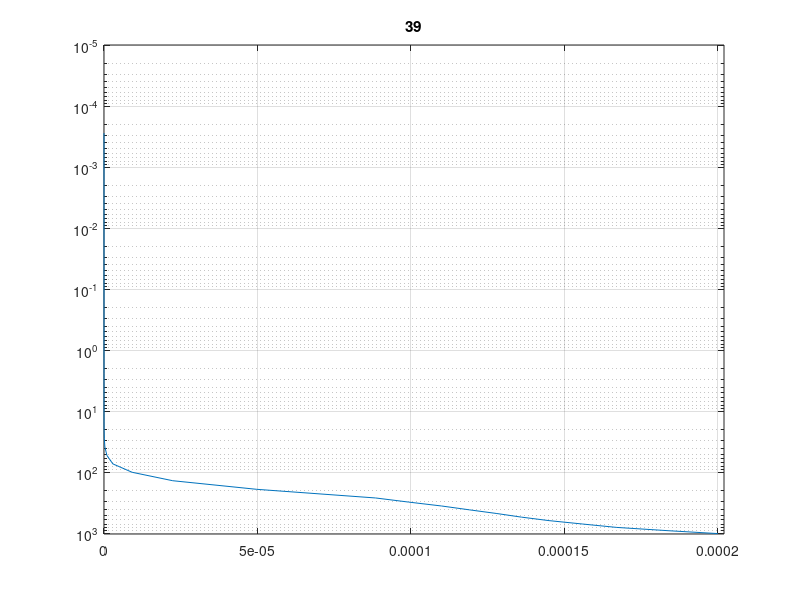

This chart was generated by the following MATLAB code: (Note: this script raises an error after producing the figure.)
%% from zpt07502.dat
salmon_pressure = [...
  2.7734e-04,  8.2020e-04,  1.7338e-03,  4.2167e-03,  9.4558e-03,...
  2.0262e-02,  4.2702e-02,  8.8683e-02,  1.8070e-01,  3.5719e-01,...
  6.6341e-01,  8.3218e-01,  1.0528e+00,  1.3522e+00,  1.7990e+00,...
  2.4032e+00,  3.2255e+00,  4.3492e+00,  5.8978e+00,  8.0103e+00,...
  1.0924e+01,  1.4885e+01,  2.0383e+01,  2.7980e+01,  3.8419e+01,...
  5.2772e+01,  7.2485e+01,  9.9527e+01,  1.3676e+02,  1.8921e+02,...
  2.6207e+02,  3.0589e+02,  3.5472e+02,  4.0971e+02,  4.7128e+02,...
  5.3979e+02,  6.1582e+02,  7.0071e+02,  7.9520e+02,  9.0153e+02,...
  1.0040e+03];
salmon_pressure = fliplr(salmon_pressure);

a01 = load('outfile_01.txt'); 
a02 = load('outfile_02.txt'); 
a03 = load('outfile_03.txt'); 
a04 = load('outfile_04.txt'); 
a05 = load('outfile_05.txt'); 
a06 = load('outfile_06.txt'); 
a07 = load('outfile_07.txt'); 
a08 = load('outfile_08.txt'); 
a09 = load('outfile_09.txt'); 
a10 = load('outfile_10.txt'); 
a11 = load('outfile_11.txt'); 
a12 = load('outfile_12.txt'); 

for iG = 1 : 57
  prof = ...
    [a01(:,iG) a02(:,iG) a03(:,iG) a04(:,iG) a05(:,iG) a06(:,iG) ...
     a07(:,iG) a08(:,iG) a09(:,iG) a10(:,iG) a11(:,iG) a12(:,iG)];
  mean_prof = mean(prof');
  std_prof  = std(prof');
  if iG == 2
    subplot(121); semilogy(mean_prof,salmon_pressure)
    subplot(122); semilogy(std_prof,salmon_pressure)
  else
    subplot(121); loglog(mean_prof,salmon_pressure)
    subplot(122); loglog(std_prof,salmon_pressure)
    end
  end

%% from ~/KCARTADATA/NLTE/UA> more glatm.dat  US Trp
pressure = [...
 1.013E+03, 9.040E+02, 8.050E+02, 7.150E+02, 6.330E+02,          ...
 5.590E+02, 4.920E+02, 4.320E+02, 3.780E+02, 3.290E+02,          ...
 2.860E+02, 2.470E+02, 2.130E+02, 1.820E+02, 1.560E+02,          ...
 1.320E+02, 1.110E+02, 9.370E+01, 7.890E+01, 6.660E+01,          ...
 5.650E+01, 4.800E+01, 4.090E+01, 3.500E+01, 3.000E+01,          ...
 2.570E+01, 1.763E+01, 1.220E+01, 8.520E+00, 6.000E+00,          ...
 4.260E+00, 3.050E+00, 2.200E+00, 1.590E+00, 1.160E+00,          ...
 8.540E-01, 4.560E-01, 2.390E-01, 1.210E-01, 5.800E-02,          ...
 2.600E-02, 1.100E-02, 4.400E-03, 1.720E-03, 6.880E-04,          ...
 2.890E-04, 1.300E-04, 6.470E-05, 3.600E-05, 2.250E-05           ];

T = [...
    299.70,    293.70,    287.70,    283.70,    277.00,          ...
    270.30,    263.60,    257.00,    250.30,    243.60,          ...
    237.00,    230.10,    223.60,    217.00,    210.30,          ...
    203.70,    197.00,    194.80,    198.80,    202.70,          ...
    206.70,    210.70,    214.60,    217.00,    219.20,          ...
    221.40,    227.00,    232.30,    237.70,    243.10,          ...
    248.50,    254.00,    259.40,    264.80,    269.60,          ...
    270.20,    263.40,    253.10,    236.00,    218.90,          ...
    201.80,    184.80,    177.10,    177.00,    184.30,          ...
    190.70,    212.00,    241.60,    299.70,    380.00           ];

CO2 = [...
 3.300E+02, 3.300E+02, 3.300E+02, 3.300E+02, 3.300E+02,          ...
 3.300E+02, 3.300E+02, 3.300E+02, 3.300E+02, 3.300E+02,          ...
 3.300E+02, 3.300E+02, 3.300E+02, 3.300E+02, 3.300E+02,          ...
 3.300E+02, 3.300E+02, 3.300E+02, 3.300E+02, 3.300E+02,          ...
 3.300E+02, 3.300E+02, 3.300E+02, 3.300E+02, 3.300E+02,          ...
 3.300E+02, 3.300E+02, 3.300E+02, 3.300E+02, 3.300E+02,          ...
 3.300E+02, 3.300E+02, 3.300E+02, 3.300E+02, 3.300E+02,          ...
 3.300E+02, 3.300E+02, 3.300E+02, 3.300E+02, 3.300E+02,          ...
 3.300E+02, 3.280E+02, 3.200E+02, 3.100E+02, 2.700E+02,          ...
 1.950E+02, 1.100E+02, 6.000E+01, 4.000E+01, 3.500E+01           ];

iG = 2;  %% CO2
iG = 46; %% HCOOH, which is HITRAN 32
iG = 22; %% HO2,   which is HITRAN 34
iG = 27; %% ClONO2 which is HITRAN 35
iG = 39; %% C2H4 , which is HITRAN 38

  prof = ...
    [a01(:,iG) a02(:,iG) a03(:,iG) a04(:,iG) a05(:,iG) a06(:,iG) ...
     a07(:,iG) a08(:,iG) a09(:,iG) a10(:,iG) a11(:,iG) a12(:,iG)];
  mean_prof = mean(prof');
  std_prof  = std(prof');
  subplot(131); semilogy(CO2,pressure); 
    set(gca,'ydir','reverse'); axis([0 400 1e-5 1020]); grid
  mzz = max(mean_prof)*1.01;
  subplot(132); semilogy(mean_prof,salmon_pressure); 
    set(gca,'ydir','reverse'); axis([0 mzz 1e-5 1020]); grid
  subplot(133); semilogy(std_prof,salmon_pressure);
    set(gca,'ydir','reverse'); axis([-1 1 1e-5 1020]); grid


clf
semilogy(mean_prof,salmon_pressure); 
set(gca,'ydir','reverse'); axis([0 mzz 1e-5 1020]); grid
title(num2str(iG))

%% now we want to put this into AIRS levels, and then intergrate to find 
%% column amounts
load refpro.mat
